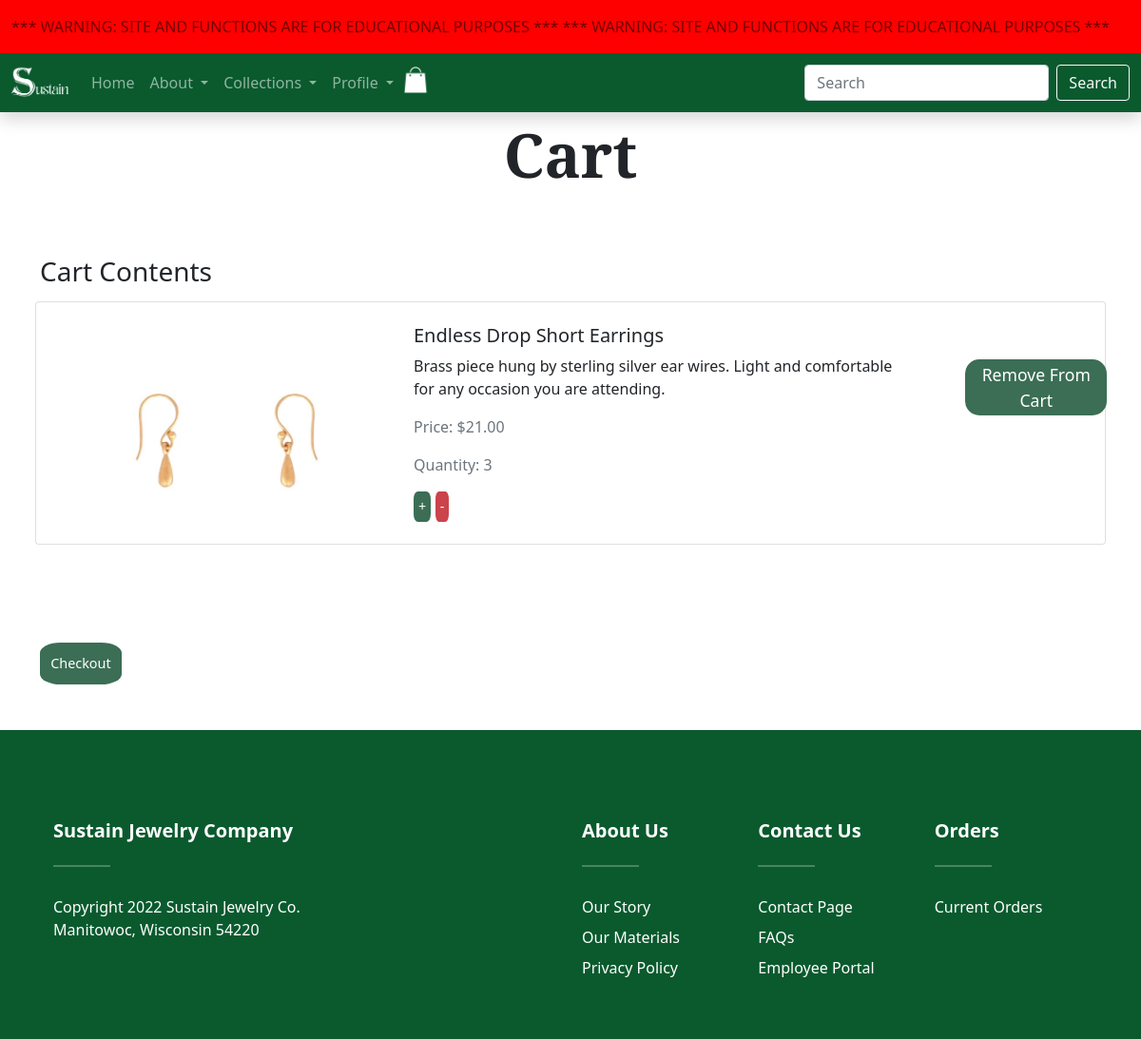
Page /cart.php on the earlier database version.
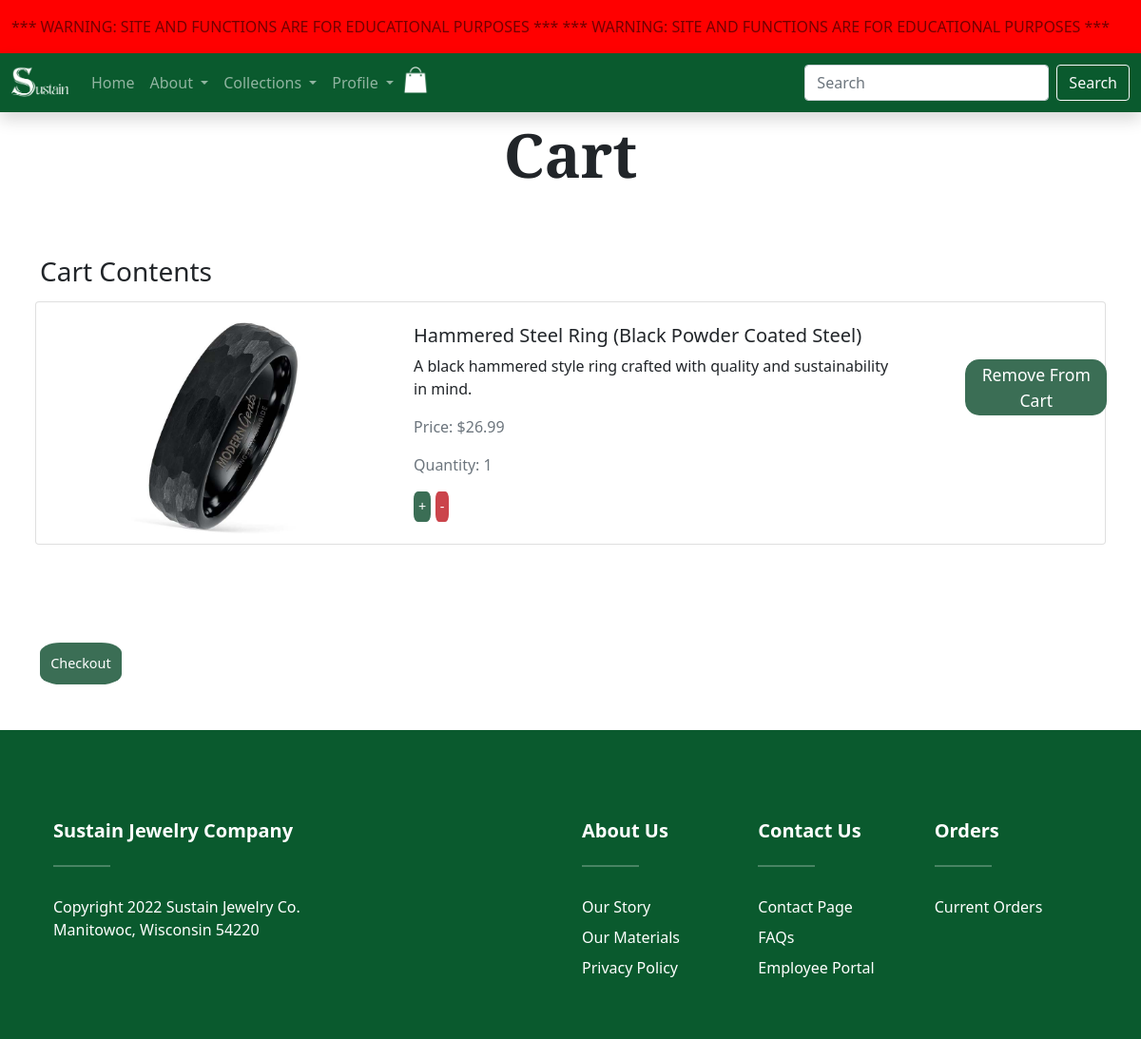
Same page on the later database version.
### tables this page shows
CREATE TABLE `cart` (
  `cartId` int(11) NOT NULL,
  `userId` int(11) NOT NULL,
  `productId` int(11) DEFAULT NULL,
  `qty` int(11) NOT NULL
);

CREATE TABLE `products` (
  `productId` int(9) NOT NULL,
  `name` varchar(70) NOT NULL,
  `price` decimal(10,2) NOT NULL,
  `category` varchar(50) NOT NULL,
  `description` varchar(255) NOT NULL,
  `img` varchar(255) NOT NULL,
  `keywords` varchar(250) NOT NULL
);

### cart.php (the view, shortened to what this page needs)
<!DOCTYPE html>
<html>
<head>
    <link rel="stylesheet" href="assets/css/style.css">
</head>
<body class="">
    <?php include("warningBanner.php");?>
    <div class="container">
        <div class="row text-center">
        <h2 class="display-3 fw-bold">Cart</h2>
        </div>
            <br><br>
        <?php
            require_once("connect-db.php");
            if($_SESSION["logged_in"] != "true"){
                    $sql = "select * from cart join products on products.productId = cart.productId WHERE userId = '999999%'";
                    $statement1 = $db->prepare($sql);
                    if($statement1->execute()){
                        $items = $statement1->fetchAll();
                    }else{
                        $error1= "Error finding cart.";
                    }
            }
        ?>
            <h3>Cart Contents</h3>
                <?php
                foreach($items as $item){?>
            <div class="row">
                <div class="card w-100">
                    <div class="row g-0">
                        <div class="col-md-4 text-center">
                            <img src="<?php echo $item["img"]?>" class="img-fluid rounded-start" style="max-height: 15rem" alt="...">
                        </div>
                        <div class="col-md-6">
                            <div class="card-body">
                                <h5 class="card-title"><?php echo $item["name"]?></h5>
                                <p class="card-text"><?php echo $item["description"]?></p>
                                <p class="card-text"><medium class="text-muted">Price: $<?php echo $item["price"]?></medium></p>
                                <p class="card-text"><medium class="text-muted">Quantity: <?php echo $item["qty"]?></medium></p>
                                <form style="" method="POST" action="">
                                    <button type="submit" style="padding: 1%; background-color: rgb(59, 110, 85); color: #FFFFFF; border: 0px; border-radius: 25%; font-size: 0.9em;"name="add" class="redirect_button">+</button>
                                    <button type="submit" style="padding: 1%; background-color: rgb(203, 68, 75); color: #FFFFFF; border: 0px; border-radius: 25%; font-size: 0.9rem;"name="removeone" class="redirect_button">-</button>
                                </form>
                            </div>
                        </div>
                        <div class="col-md-2 card-body">
                            <div>
                                <form style="margin: 25%; width: 100%;" method="POST" action="<?php echo $_SERVER['PHP_SELF'];?>">
                                    <button type="submit" style="padding: 2%; background-color: rgb(59, 110, 85); color: #FFFFFF; border: 0px; border-radius: 15px; font-size: 1.1rem;"name="delete" class="redirect_button">Remove From Cart</button>
                                </form>
                            </div>
                        </div>
                    </div>
                </div>
            </div>
            <br>
            <?php } ?>
            <br><br><br>
            <article>
                <form action="confirmOrder.php" method="post">
                <button type="submit" style="padding: 1%; background-color: rgb(59, 110, 85); color: #FFFFFF; border: 0px; border-radius: 25%; font-size: 0.9em;">Checkout</button>
                </form>
                <br><br>
                </div>
</body>
<?php include("navfooter.php");?>
</html>

### warningBanner.php
<nav class="navbar navbar-light bg-danger">
  <div class="container-fluid">
    <span class="navbar-text">
      *** WARNING: SITE AND FUNCTIONS ARE FOR EDUCATIONAL PURPOSES *** *** WARNING: SITE AND FUNCTIONS ARE FOR EDUCATIONAL PURPOSES ***
    </span>
  </div>
</nav>

### navfooter.php
<footer class="footer">
  <div class="container">
    <div class="row">
  <div class="container mt-5">
    <div class="row text-white justify-content-center mt-3 pb-3">
      <div class="col-12 col-sm-6 col-lg-6 mx-auto">
        <h5 class="text-capitalize fw-bold">Sustain Jewelry Company</h5>
        <hr class="bg-white d-inline-block mb-4" style="width: 60px; height: 2px;">
        <li class="list-inline company-list">
          Copyright 2022 Sustain Jewelry Co.
        </li>
        <li class="list-inline company-list">
          Manitowoc, Wisconsin 54220
        </li>
      </div>
      <div class="col-12 col-sm-6 col-lg-2 mb-4 mx-auto">
        <h5 class="text-capitalize fw-bold">About Us</h5>
        <hr class="bg-white d-inline-block mb-4" style="width: 60px; height: 2px;">
        <ul class="list-inline company-list">
          <li><a href="ourStory.php">Our Story</a></li>
          <li><a href="materials.php">Our Materials</a></li>
          <li><a href="webPolicy.php">Privacy Policy</a></li>
        </ul>
      </div>
      <div class="col-12 col-sm-6 col-lg-2 mb-4 mx-auto">
        <h5 class="text-capitalize fw-bold">contact us</h5>
        <hr class="bg-white d-inline-block mb-4" style="width: 60px; height: 2px;">
        <ul class="list-inline company-list">
          <li><a href="contact.php">Contact Page</a></li>
          <li><a href="FAQs.php">FAQs</a></li>
          <li><a href="admin.php">Employee Portal</a></li>
        </ul>
      </div>
      <div class="col-12 col-sm-6 col-lg-2 mb-4 mx-auto">
        <h5 class="text-capitalize fw-bold">orders</h5>
        <hr class="bg-white d-inline-block mb-4" style="width: 60px; height: 2px;">
        <ul class="list-inline company-list">
          <li><a href="pastUsersOrders.php">Current Orders</a></li>
        </ul>
      </div>
    </div>
  </div>
</footer>

Differences in the rows shown:
removed cart: productId.img (picture), productId.name "Endless Drop Short Earrings", productId.description "Brass piece hung by sterling silver ear wires. Light and comfortable for any occasion you are attending.", productId.price "21.00", qty "3"
added cart: productId.img (picture), productId.name "Hammered Steel Ring (Black Powder Coated Steel)", productId.description "A black hammered style ring crafted with quality and sustainability in mind.", productId.price "26.99", qty "1"
